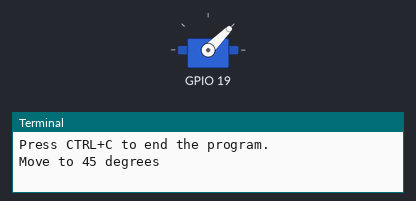
A program run on a simulated Raspberry Pi (BCM pin numbers). On the bench: servo, the last lines printed to the terminal. Servo angles are drawn from the pulse width (0.5 ms = 0°, 2.5 ms = 180°); the clock reads 2024-03-15 10:24:30 at power-on unless the program sets it.

Above: at 0.05 s.
At 1.25 s:
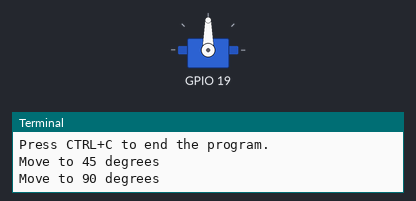
At 2.5 s:
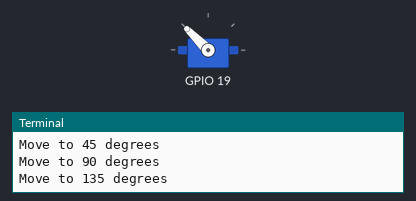
At 5.0 s:
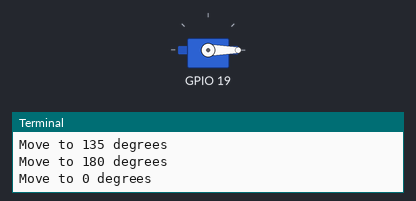
Timing chart, 0 to 6.5 s (numbered marks = the images above):
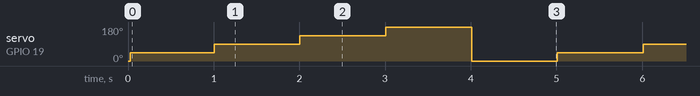

Measured:
- by itself, servo on GPIO 19: repeats every 5.0 s: 90° 1.0 s, 135° 1.0 s, 180° 1.0 s, 0° 1.0 s, 45° 1.0 s

The program:

servo_fsm.py
```python
# This program demonstrates how to control a servo directly
# from the GPIO pins, without the use of a PWM driver.


# General libraries
import time
# Libraries for the harware PWM
import pigpio


# Set GPIO pins for harware PWM
# Note: There are only two hardware PWMs
#         channel 0: pin 12 (but it may make 18 unusable as well)
#         channel 1: pin 19 (but it may make 13 unusable as well)
GPIO_Servo = 19


# Set PWM parameters
pwm_frequency = 50

# Start the hardware pwm service
pi = pigpio.pi()


# Set the duty cycle
def set_duty_cycle(angle):
    duty_min = 2.5 * float(pwm_frequency) / 50.0
    duty_max = 12.5 * float(pwm_frequency) / 50.0
    duty_percent = (duty_max-duty_min)*float(angle)/180.0 + duty_min
    return int(duty_percent/100.0 * 1000000)

# Set the initial angle
angle = 0
pi.hardware_PWM(GPIO_Servo, pwm_frequency, set_duty_cycle(angle))


# Initialize the finite state machine
FSM1State = 0
FSM1NextState = 0
FSM1LastTime = 0


try:
    print("Press CTRL+C to end the program.")

    while True:

        # Check the current time
        currentTime = time.time()

        # Update the state
        FSM1State = FSM1NextState

        # Check the state transitions for FSM 1
        # State 0: angle of 0 or on the way there
        if (FSM1State == 0):
            if (currentTime - FSM1LastTime > 1):
                angle = 45
                pi.hardware_PWM(GPIO_Servo, pwm_frequency, set_duty_cycle(angle))
                FSM1NextState = 1
                print ("Move to 45 degrees")
            else:
                FSM1NextState = 0

        # State 1: angle of 45 or on the way there
        elif (FSM1State == 1):
            if (currentTime - FSM1LastTime > 1):
                angle = 90
                pi.hardware_PWM(GPIO_Servo, pwm_frequency, set_duty_cycle(angle))
                FSM1NextState = 2
                print ("Move to 90 degrees")
            else:
                FSM1NextState = 1

        # State 2: angle of 90 or on the way there
        elif (FSM1State == 2):
            if (currentTime - FSM1LastTime > 1):
                angle = 135
                pi.hardware_PWM(GPIO_Servo, pwm_frequency, set_duty_cycle(angle))
                FSM1NextState = 3
                print ("Move to 135 degrees")
            else:
                FSM1NextState = 2

        # State 3: angle of 135 or on the way there
        elif (FSM1State == 3):
            if (currentTime - FSM1LastTime > 1):
                angle = 180
                pi.hardware_PWM(GPIO_Servo, pwm_frequency, set_duty_cycle(angle))
                FSM1NextState = 4
                print ("Move to 180 degrees")
            else:
                FSM1NextState = 3

        # State 4: angle of 180 or on the way there
        elif (FSM1State == 4):
            if (currentTime - FSM1LastTime > 1):
                angle = 0
                pi.hardware_PWM(GPIO_Servo, pwm_frequency, set_duty_cycle(angle))
                FSM1NextState = 0
                print ("Move to 0 degrees")
            else:
                FSM1NextState = 4

        # State ??
        else:
            print("Error: unrecognized state for FSM1")
            break

        # If there is a state change, record the time
        if (FSM1State != FSM1NextState):
            FSM1LastTime = currentTime


# Quit the program when the user presses CTRL + C
except KeyboardInterrupt:
    pass
finally:
    # Stop the servo
    pi.hardware_PWM(GPIO_Servo, pwm_frequency, 0)
    pi.stop()
    # Clean up the resources
```
